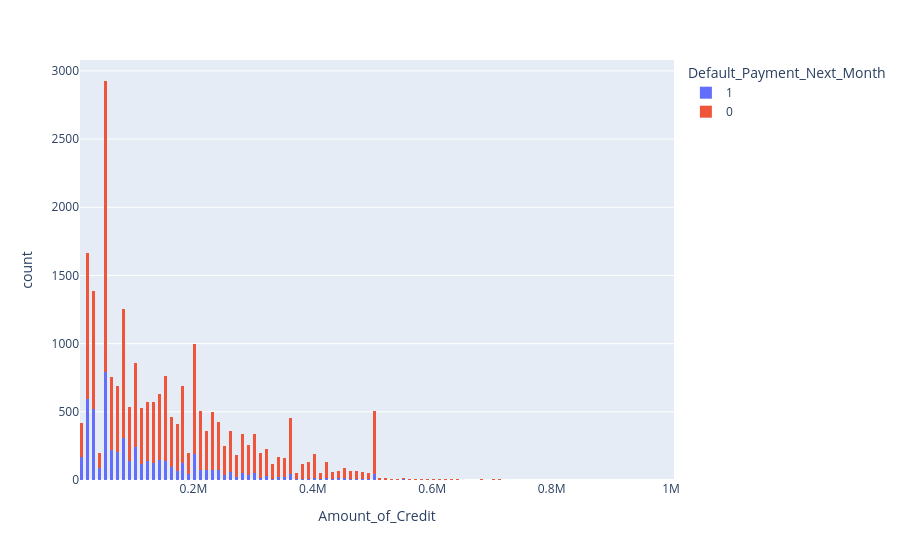
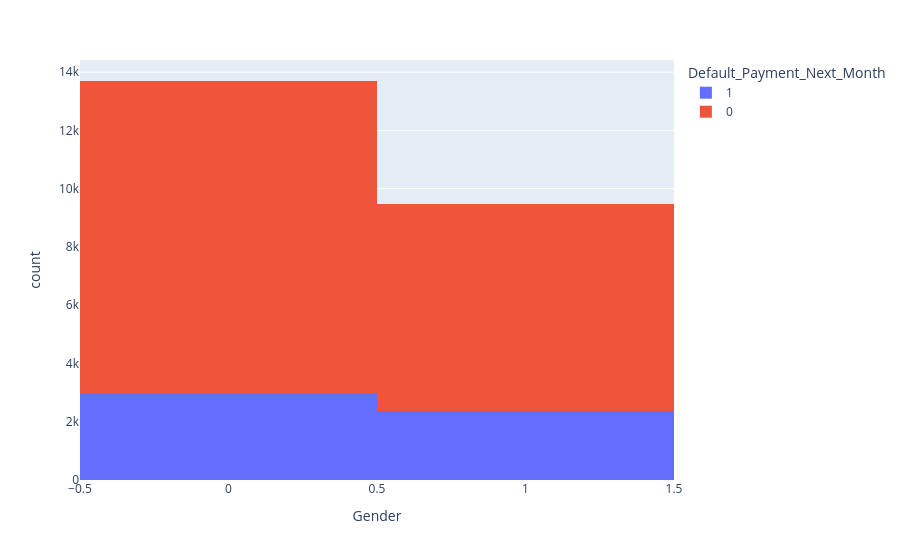
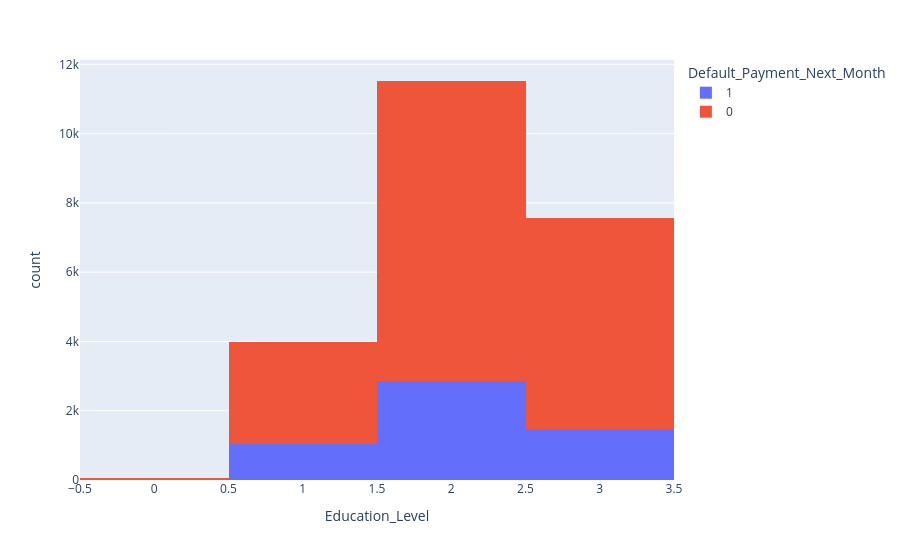
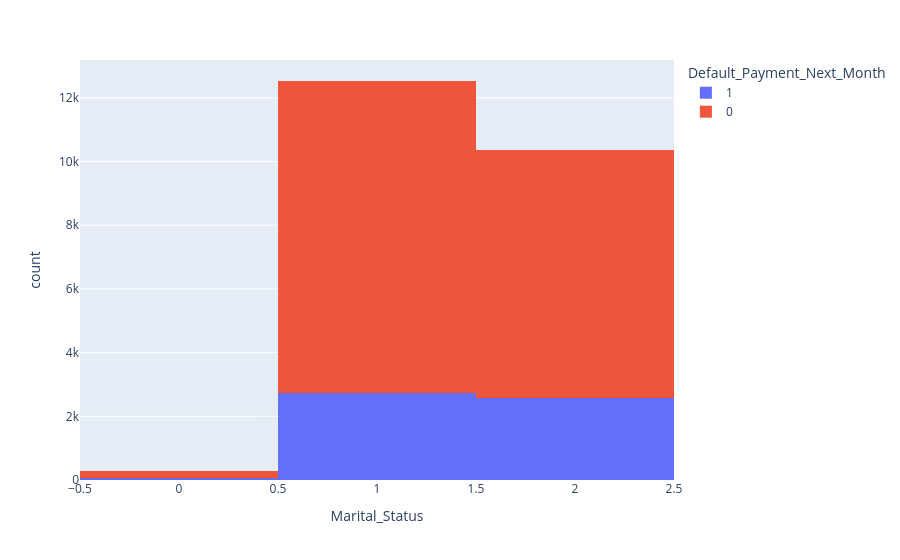

The notebook cell these images were saved under, in order:
### Code cell
for col in df_taiwan_FE.columns:
    if col=='Default_Payment_Next_Month':
        continue
    fig=px.histogram(df_taiwan_FE,x=col,color='Default_Payment_Next_Month')
    fig.show()

### Figure 1 — Plotly figure (JSON) as saved in the notebook; plotly's stock layout.template omitted (floating-point values rounded to 4 significant figures; data arrays with more than 128 entries replaced by an {"elided": "..."} marker saying what was removed)
{"data": [{"bingroup": "x", "hovertemplate": "Default_Payment_Next_Month=1<br>Amount_of_Credit=%{x}<br>count=%{y}<extra></extra>", "legendgroup": "1", "marker": {"color": "#636efa", "pattern": {"shape": ""}}, "name": "1", "orientation": "v", "showlegend": true, "type": "histogram", "x": {"elided": "5362 int values"}, "xaxis": "x", "yaxis": "y"}, {"bingroup": "x", "hovertemplate": "Default_Payment_Next_Month=0<br>Amount_of_Credit=%{x}<br>count=%{y}<extra></extra>", "legendgroup": "0", "marker": {"color": "#EF553B", "pattern": {"shape": ""}}, "name": "0", "orientation": "v", "showlegend": true, "type": "histogram", "x": {"elided": "17788 int values"}, "xaxis": "x", "yaxis": "y"}], "layout": {"barmode": "relative", "legend": {"title": {"text": "Default_Payment_Next_Month"}, "tracegroupgap": 0}, "margin": {"t": 60}, "xaxis": {"anchor": "y", "domain": [0, 1], "title": {"text": "Amount_of_Credit"}}, "yaxis": {"anchor": "x", "domain": [0, 1], "title": {"text": "count"}}}}

### Figure 2 — Plotly figure (JSON) as saved in the notebook; plotly's stock layout.template omitted (floating-point values rounded to 4 significant figures; data arrays with more than 128 entries replaced by an {"elided": "..."} marker saying what was removed)
{"data": [{"bingroup": "x", "hovertemplate": "Default_Payment_Next_Month=1<br>Gender=%{x}<br>count=%{y}<extra></extra>", "legendgroup": "1", "marker": {"color": "#636efa", "pattern": {"shape": ""}}, "name": "1", "orientation": "v", "showlegend": true, "type": "histogram", "x": {"elided": "5362 int values"}, "xaxis": "x", "yaxis": "y"}, {"bingroup": "x", "hovertemplate": "Default_Payment_Next_Month=0<br>Gender=%{x}<br>count=%{y}<extra></extra>", "legendgroup": "0", "marker": {"color": "#EF553B", "pattern": {"shape": ""}}, "name": "0", "orientation": "v", "showlegend": true, "type": "histogram", "x": {"elided": "17788 int values"}, "xaxis": "x", "yaxis": "y"}], "layout": {"barmode": "relative", "legend": {"title": {"text": "Default_Payment_Next_Month"}, "tracegroupgap": 0}, "margin": {"t": 60}, "xaxis": {"anchor": "y", "domain": [0, 1], "title": {"text": "Gender"}}, "yaxis": {"anchor": "x", "domain": [0, 1], "title": {"text": "count"}}}}

### Figure 3 — Plotly figure (JSON) as saved in the notebook; plotly's stock layout.template omitted (floating-point values rounded to 4 significant figures; data arrays with more than 128 entries replaced by an {"elided": "..."} marker saying what was removed)
{"data": [{"bingroup": "x", "hovertemplate": "Default_Payment_Next_Month=1<br>Education_Level=%{x}<br>count=%{y}<extra></extra>", "legendgroup": "1", "marker": {"color": "#636efa", "pattern": {"shape": ""}}, "name": "1", "orientation": "v", "showlegend": true, "type": "histogram", "x": {"elided": "5362 int values"}, "xaxis": "x", "yaxis": "y"}, {"bingroup": "x", "hovertemplate": "Default_Payment_Next_Month=0<br>Education_Level=%{x}<br>count=%{y}<extra></extra>", "legendgroup": "0", "marker": {"color": "#EF553B", "pattern": {"shape": ""}}, "name": "0", "orientation": "v", "showlegend": true, "type": "histogram", "x": {"elided": "17788 int values"}, "xaxis": "x", "yaxis": "y"}], "layout": {"barmode": "relative", "legend": {"title": {"text": "Default_Payment_Next_Month"}, "tracegroupgap": 0}, "margin": {"t": 60}, "xaxis": {"anchor": "y", "domain": [0, 1], "title": {"text": "Education_Level"}}, "yaxis": {"anchor": "x", "domain": [0, 1], "title": {"text": "count"}}}}

### Figure 4 — Plotly figure (JSON) as saved in the notebook; plotly's stock layout.template omitted (floating-point values rounded to 4 significant figures; data arrays with more than 128 entries replaced by an {"elided": "..."} marker saying what was removed)
{"data": [{"bingroup": "x", "hovertemplate": "Default_Payment_Next_Month=1<br>Marital_Status=%{x}<br>count=%{y}<extra></extra>", "legendgroup": "1", "marker": {"color": "#636efa", "pattern": {"shape": ""}}, "name": "1", "orientation": "v", "showlegend": true, "type": "histogram", "x": {"elided": "5362 int values"}, "xaxis": "x", "yaxis": "y"}, {"bingroup": "x", "hovertemplate": "Default_Payment_Next_Month=0<br>Marital_Status=%{x}<br>count=%{y}<extra></extra>", "legendgroup": "0", "marker": {"color": "#EF553B", "pattern": {"shape": ""}}, "name": "0", "orientation": "v", "showlegend": true, "type": "histogram", "x": {"elided": "17788 int values"}, "xaxis": "x", "yaxis": "y"}], "layout": {"barmode": "relative", "legend": {"title": {"text": "Default_Payment_Next_Month"}, "tracegroupgap": 0}, "margin": {"t": 60}, "xaxis": {"anchor": "y", "domain": [0, 1], "title": {"text": "Marital_Status"}}, "yaxis": {"anchor": "x", "domain": [0, 1], "title": {"text": "count"}}}}
